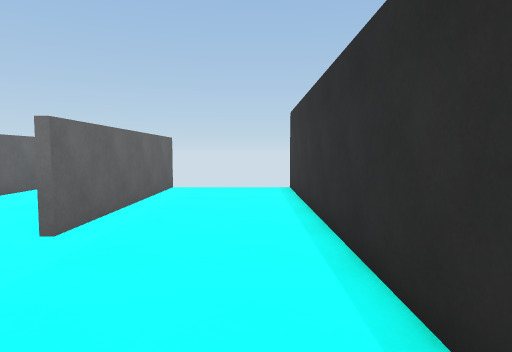
view 1 (above)

13 first-person views from a walk through a Unity game level. The camera is 1.4 m above the floor, tilts 4° down and sees 75° across. The floor is counted in squares, 1 m on a side. Each view is taken from the middle of a square. On the plan, view 1 faces up. The plan holds only what a view shows up to about 15 squares ahead; the rest is blank. The place goes on beyond the plan. Surface patterns are stand-ins for the level's own textures.

view 2
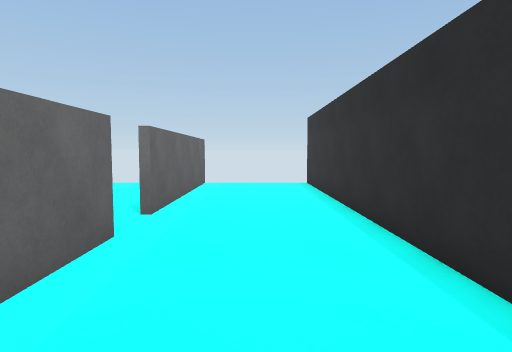

view 3
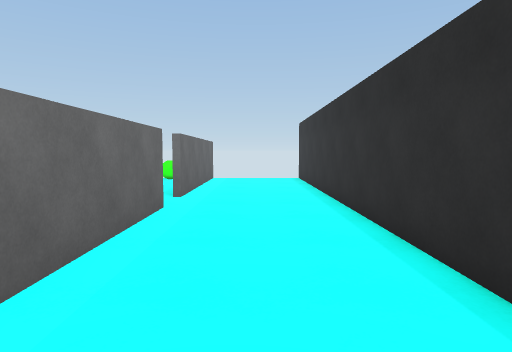

view 4
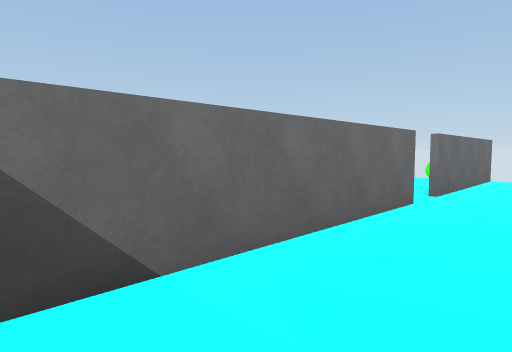

view 5
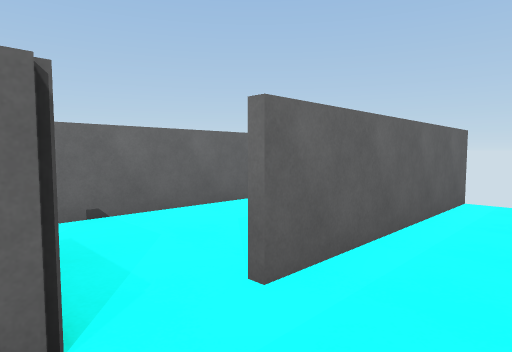

view 6
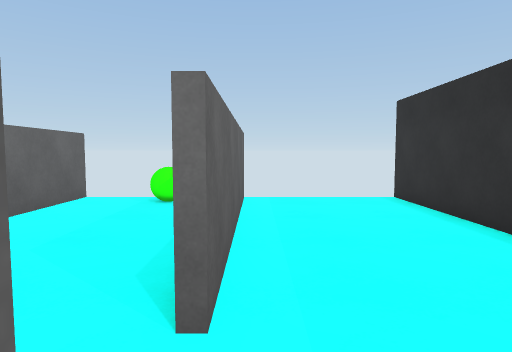

view 7
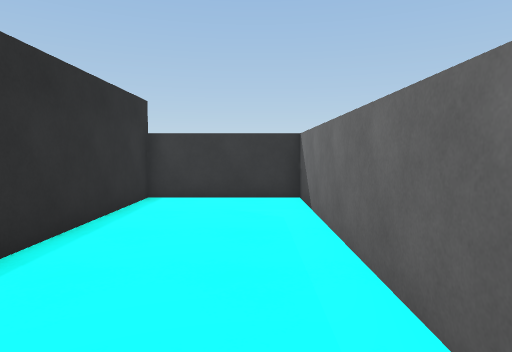

view 8
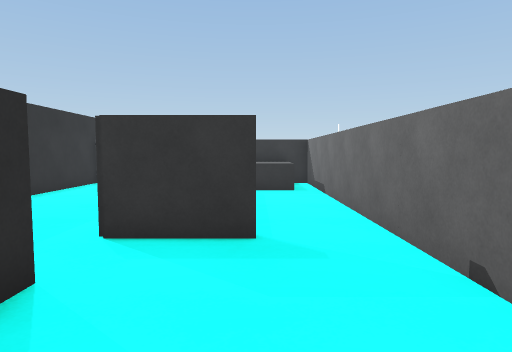

view 9
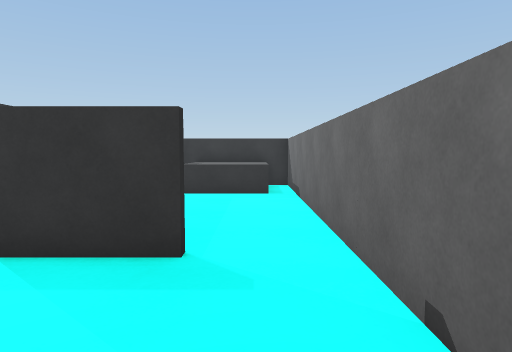

view 10
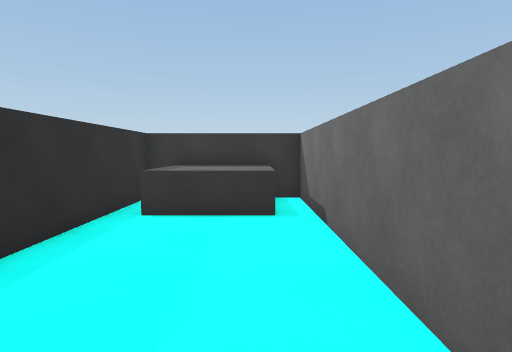

view 11
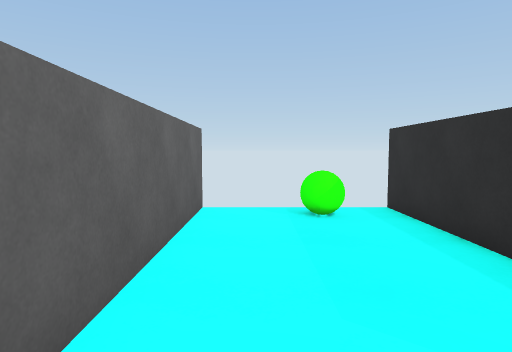

view 12
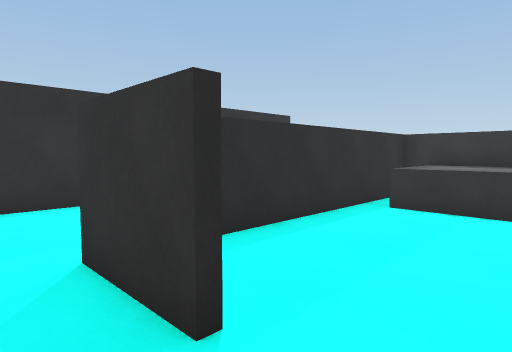

view 13
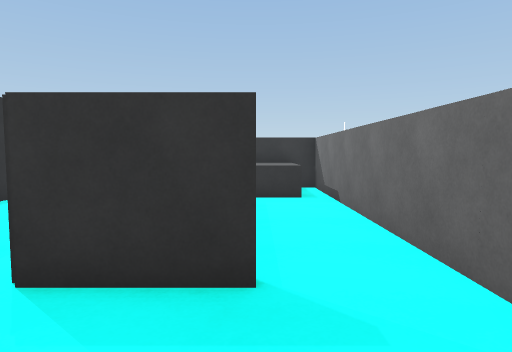

### Floor plan
Ten units are one square. View 1 is at (0, 0); x grows to the right and y downward. Boxes are objects, and circles mark ways between rooms. Rooms are numbered by the first view taken in them; rooms with no view inside come last. Other rooms are left out.
<svg viewBox="-89 -140 108 210">
<path fill="none" stroke="#000" d="M-34 -36 -34 64 14 64 14 -135M-34 -135 -34 -55M-36 -92 -36 -135M-36 -55 -36 -60M-61 -36 -34 -36M-84 -135 -84 -26M-84 -26 -84 64 -64 64M-36 64 -36 -15"/>
<rect x="-65" y="-135" width="20" height="20" fill="#bbb"><title>green ball</title></rect>
<rect x="-75" y="35" width="30" height="30" fill="#bbb"><title>black box</title></rect>
<circle cx="-40" cy="-45" r="3" fill="#2a7"/>
<circle cx="-75" cy="-30" r="3" fill="#2a7"/>
<text x="-20" y="-40">1</text>
<text x="-60" y="-80">2</text>
<text x="-70" y="20">3</text>
</svg>
Room 1 opens to room 2. Room 2 opens to room 3.

Where each view was taken, in squares from view 1:
view 1: 0 up, 0 right, facing up
view 2: 2 down, 1 left, facing up
view 3: 5 down, 1 left, facing up
view 4: 6 down, 0 right, facing up-left
view 5: 3 up, 1 left, facing up-left
view 6: 3 up, 3 left, facing up
view 7: 4 up, 2 left, facing down
view 8: 9 up, 6 left, facing down
view 9: 8 up, 7 left, facing down
view 10: 4 up, 7 left, facing down
view 11: 5 up, 7 left, facing up
view 12: 5 up, 8 left, facing down-right
view 13: 7 up, 6 left, facing down
